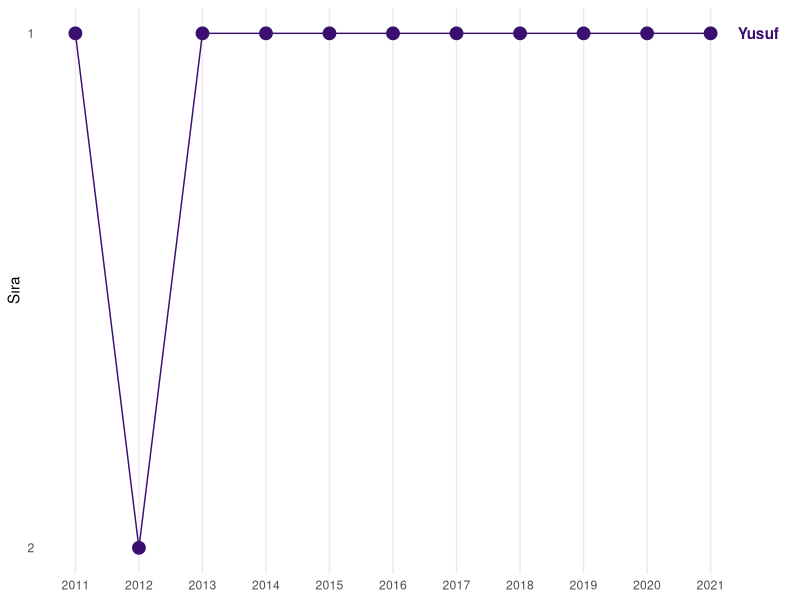
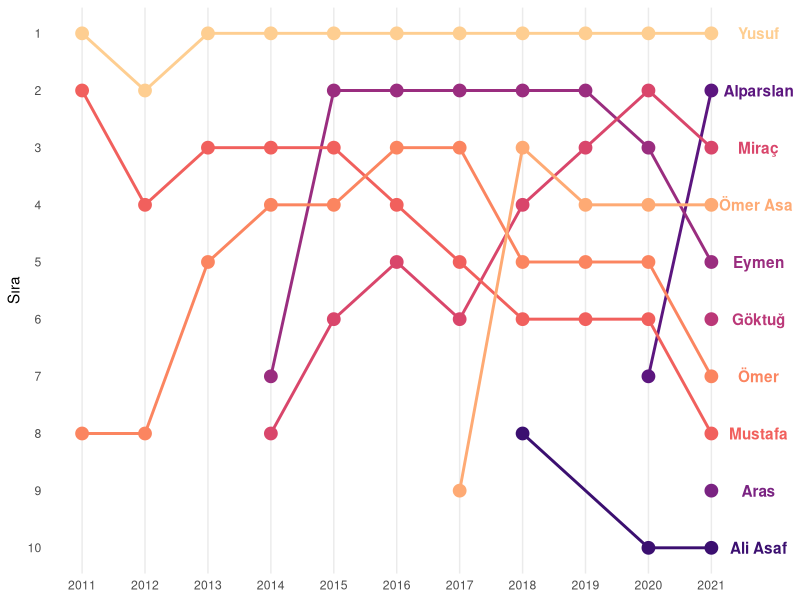
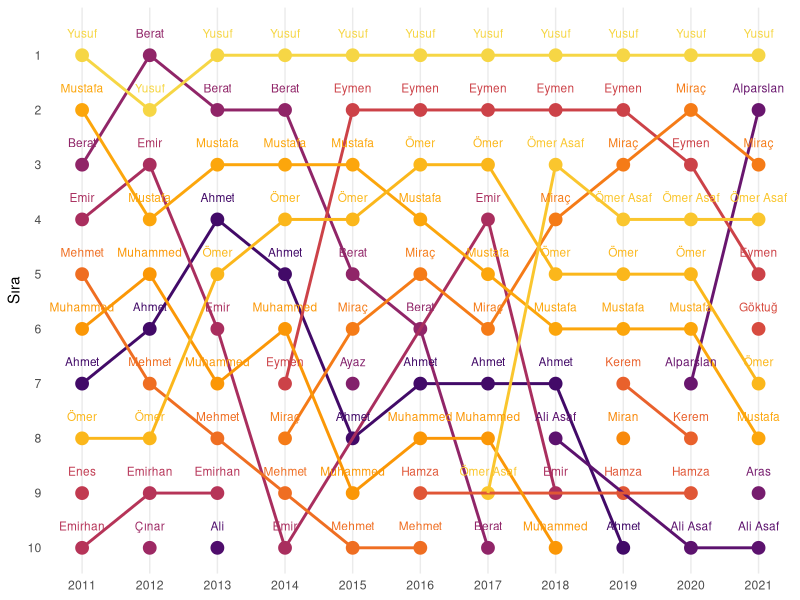
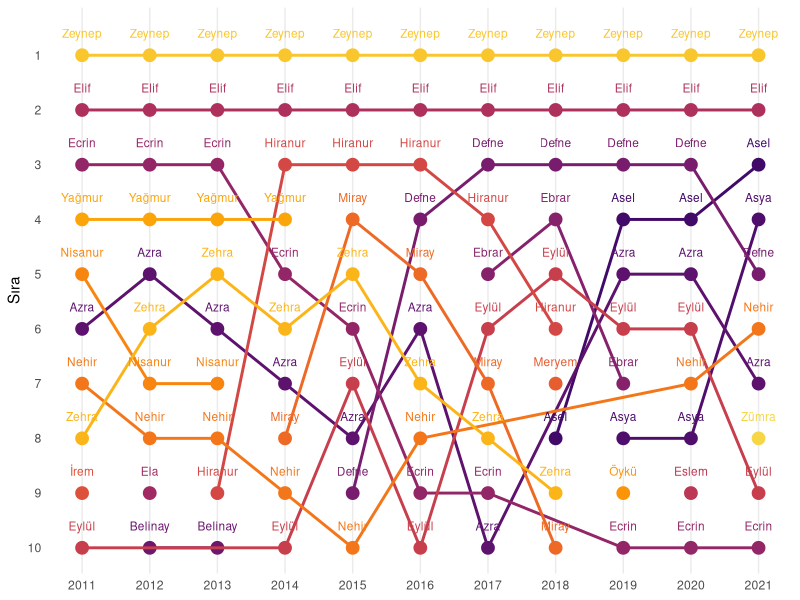
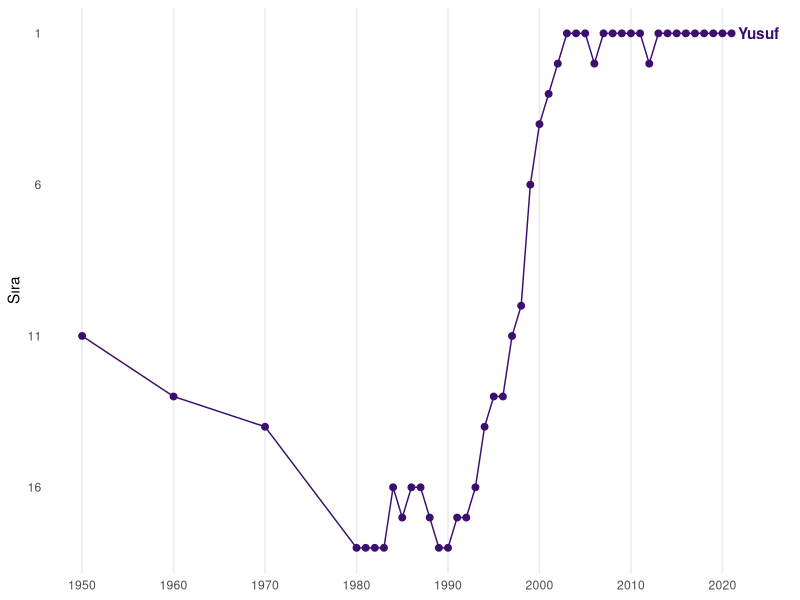
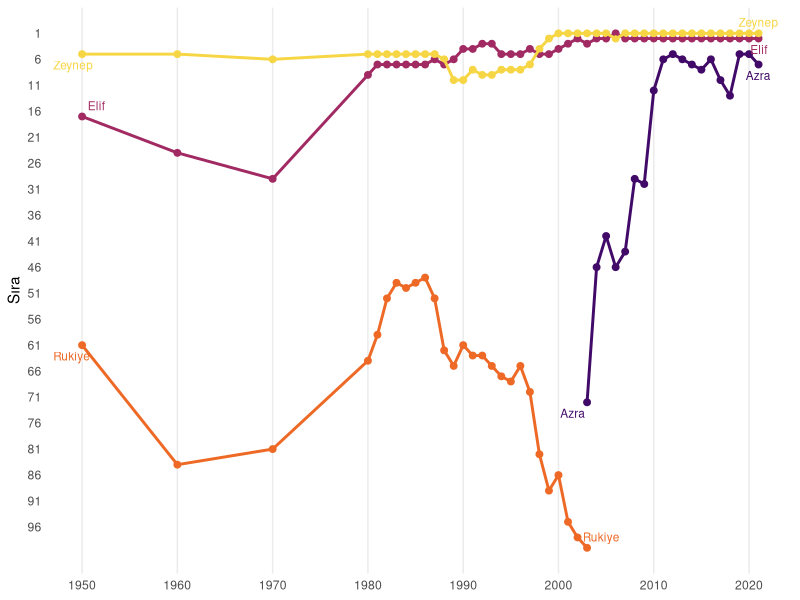
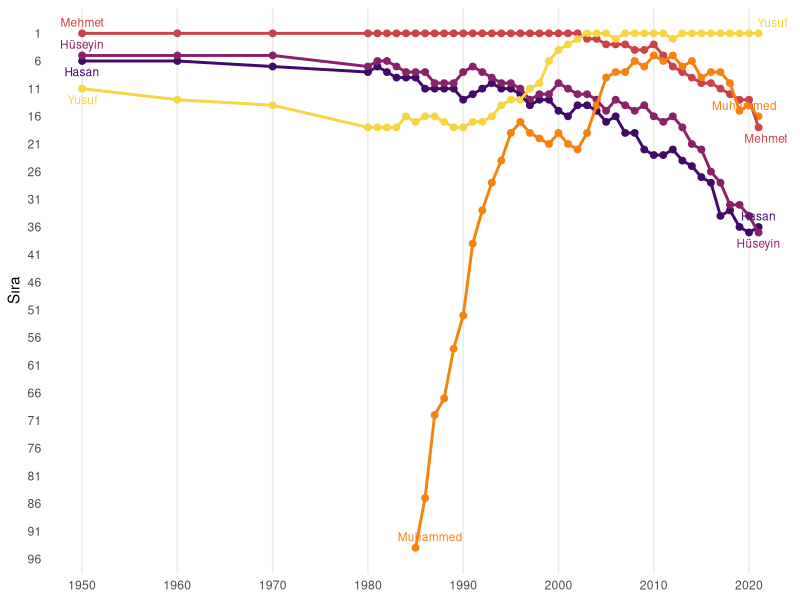

Write R code to recreate these figures, in order.
## ---- chunk 1
# knitr::opts_chunk$set(echo = TRUE, results = 'asis', fig.show = 'asis')
knitr::opts_chunk$set(echo = TRUE, message=FALSE, warning=FALSE)
## ---- chunk 2
library(tidyverse)
library(readxl)
isimler_E <- read_excel("isim_E_2021.xls", range = "A4:AT314")
# View(isimler_E) 
## ---- chunk 3
# ilk sütun ...1 olarak isimlendirildi. Bunu değiştirelim
isimler_E_genis <- rename(isimler_E, "isim"="...1")
## ---- chunk 4
# the data is in wide format 
# convert it to long
isimler_E_uzun <- isimler_E_genis %>% 
  pivot_longer(-isim, names_to="year", values_to = "rank") %>% 
  mutate(gender = "Erkek")
## ---- chunk 5
#
isimler_E_uzun %>% 
  arrange(year, isim) %>% 
  head(10)
## ---- chunk 6
male <- read_excel("isim_E_2021.xls", range = "A4:AT314") %>% 
  rename("name"="...1") %>% 
  pivot_longer(-name, names_to="year", values_to = "rank") %>% 
  mutate(gender = "Male",
         year = as.numeric(year))

female <- read_excel("isim_K_2021.xls", range = "A4:AT354") %>% 
  rename("name"="...1") %>% 
  pivot_longer(-name, names_to="year", values_to = "rank") %>% 
  mutate(gender = "Female",
         year = as.numeric(year))
## ---- chunk 7
isimler <- bind_rows(male, female)
## ---- chunk 8
# popüler erkek isimleri 2021 yılı ilk 10
isimler %>% 
  filter(gender=="Male", year==2021, rank<11) %>% 
  arrange(rank)
## ---- chunk 9
# popüler kadın isimleri 2021 yılı ilk 10
isimler %>% 
  filter(gender=="Female", year==2021, rank<11) %>% 
  arrange(rank)
## ---- chunk 10
# spesifik bir ismin zaman seyri
isimler %>% 
  filter(name == "Yusuf", year>2010) %>%
  ggplot(aes(x = year, y = rank, group=name, color=name)) +
  geom_point(size = 4) +
  geom_line(size = 0.5) +
  scale_y_reverse(breaks = 1:10) +
  scale_x_continuous(breaks = 2011:2021) +
  geom_text(data = filter(isimler, name=="Yusuf", year==2021),
            aes(label = name, x=2021.75), fontface = "bold") +
  guides(color = FALSE) +
  scale_color_viridis_d(option = "magma", begin = 0.2, end = 0.9) +
  labs(x = NULL, y = "Sıra") +
  theme_minimal() +
  theme(panel.grid.major.y = element_blank(),
        panel.grid.minor.y = element_blank(),
        panel.grid.minor.x = element_blank())
## ---- chunk 11
# 2021 yılında ilk 10'da olan isimlerin 2011-2021 sıralaması
# Erkek isimleri
# önce top-10 isimlerin yer aldığı bir vektör oluşturalım
top10e <- isimler %>% 
  filter(gender=="Male", year==2021, rank<11) %>% 
  pull(name)
## ---- chunk 12
# 2010-2021 arasında 2021 top10 isimlerin seyrini gösteren tablo oluştur
df <- isimler %>% 
  filter(gender == "Male") %>%
  filter(rank < 11, year>2010) %>%
  filter(name %in% top10e)
head(df, 10)
## ---- chunk 13
# grafiği çiz
df %>%
  ggplot(aes(x = year, y = rank, group = name, color=name)) +
  geom_point(size = 4) +
  geom_line(size = 1) +
  scale_y_reverse(breaks = 1:10) +
  scale_x_continuous(breaks = 2011:2021) +
  guides(color = FALSE) +
  geom_text(data = filter(df, year==2021),
            aes(label = name, x=2021.75), fontface = "bold") +
  scale_color_viridis_d(option = "magma", begin = 0.2, end = 0.9) +
  labs(x = NULL, y = "Sıra") +
  theme_minimal() +
  theme(panel.grid.major.y = element_blank(),
        panel.grid.minor.y = element_blank(),
        panel.grid.minor.x = element_blank())
## ---- chunk 14
# 2011-2021 top10 tüm isimler
top10e2 <- isimler %>%
  filter(year>2010, rank<11) %>%
  filter(gender == "Male") %>%
  pull(name) %>%
  unique()
# bu isimleri ekrana yaz
top10e2
## ---- chunk 15
# tablo oluştur
df3 <- isimler %>% 
  filter(gender == "Male") %>%
  filter(rank < 11, year>2010) %>%
  filter(name %in% top10e2)

head(df3, 10)
## ---- chunk 16
# grafiği çiz
df3 %>%
  ggplot(aes(x = year, y = rank, group = name, color=name)) +
  geom_point(size = 4) +
  geom_line(size = 1) +
  scale_y_reverse(breaks = 1:10) +
  scale_x_continuous(breaks = 2011:2021) +
  guides(color = FALSE) +
  geom_text(data = filter(df3, year>2010),
            aes(label = name), nudge_y = 0.4, size = 3) +
  scale_color_viridis_d(option = "inferno", begin = 0.2, end = 0.9) +
  labs(x = NULL, y = "Sıra") +
  theme_minimal() +
  theme(panel.grid.major.y = element_blank(),
        panel.grid.minor.y = element_blank(),
        panel.grid.minor.x = element_blank())
## ---- chunk 17
# aynı grafik kadınlar için
top10k2 <- isimler %>%
  filter(year>2010, gender == "Female", rank<11) %>%
  pull(name) %>%
  unique()
top10k2
## ---- chunk 18
df4 <- isimler %>% 
  filter(year>2010, gender == "Female", rank<11) %>% 
  filter(name %in% top10k2)
df4
## ---- chunk 19
df4 %>%
  ggplot(aes(x = year, y = rank, group = name, color=name)) +
  geom_point(size = 4) +
  geom_line(size = 1) +
  scale_y_reverse(breaks = 1:10) +
  scale_x_continuous(breaks = 2011:2021) +
  guides(color = FALSE) +
  geom_text(data = filter(df4, year>2010),
            aes(label = name), nudge_y = 0.4, size = 3) +
  scale_color_viridis_d(option = "inferno", begin = 0.2, end = 0.9) +
  labs(x = NULL, y = "Sıra") +
  theme_minimal() +
  theme(panel.grid.major.y = element_blank(),
        panel.grid.minor.y = element_blank(),
        panel.grid.minor.x = element_blank())
## ---- chunk 20
# verilmiş bir ismin popülerlik grafiğini çizen bir fonksiyon
# input = ad, output = grafik

isim_sira_ciz <- function(ad) {
  isimler %>% 
    filter(name == ad) %>%
    ggplot(aes(x = year, y = rank, group=name, color=name)) +
    geom_point(size = 2) +
    geom_line(size = 0.5) +
    scale_y_reverse(breaks = seq(1,100,5)) +
    scale_x_continuous(breaks = seq(1950, 2020, 10)) +
    geom_text(data = filter(isimler, name==ad, year==2021),
              aes(label = name, x=2021.95), nudge_x = 2, fontface = "bold") +
    guides(color = FALSE) +
    scale_color_viridis_d(option = "magma", begin = 0.2, end = 0.9) +
    labs(x = NULL, y = "Sıra") +
    theme_minimal() +
    theme(panel.grid.major.y = element_blank(),
          panel.grid.minor.y = element_blank(),
          panel.grid.minor.x = element_blank())
}

# örnek
isim_sira_ciz("Yusuf")
## ---- chunk 21
# çoklu isimler: yukarıdaki fonksiyon tek isim kabul ediyordu
# fonksiyonu bir karakter vektörü kabul edecek şekilde geliştirebiliriz
library(ggrepel)  # text eklemeyi kolaylaştıran fonksiyon

# fonksiyon

isim_sira_ciz2 <- function(ad) {
  df <- isimler %>% 
    filter(name %in% ad)

  df %>%
    ggplot(aes(x = year, y = rank, group = name, color=name)) +
    geom_point(size = 2) +
    geom_line(size = 1) +
    scale_y_reverse(breaks = seq(1,100,5)) +
    scale_x_continuous(breaks = seq(1950, 2020, 10)) +
    guides(color = FALSE) +
    geom_text_repel(data = filter(df, !is.na(rank)) %>%
                      group_by(name) %>% filter(year==max(year)),
              aes(label = name, year), size = 3) +
    geom_text_repel(data = filter(df, !is.na(rank)) %>%
                      group_by(name) %>% filter(year==min(year)),
                    aes(label = name, year), size = 3) +
    scale_color_viridis_d(option = "inferno", begin = 0.2, end = 0.9) +
    labs(x = NULL, y = "Sıra") +
    theme_minimal() +
    theme(panel.grid.major.y = element_blank(),
          panel.grid.minor.y = element_blank(),
          panel.grid.minor.x = element_blank())

}
## ---- chunk 22
# örnek
isim_sira_ciz2(c("Zeynep", "Elif", "Azra", "Rukiye"))
## ---- chunk 23
# örnek
isim_sira_ciz2(c("Hasan", "Hüseyin", "Mehmet", "Muhammed", "Yusuf"))
